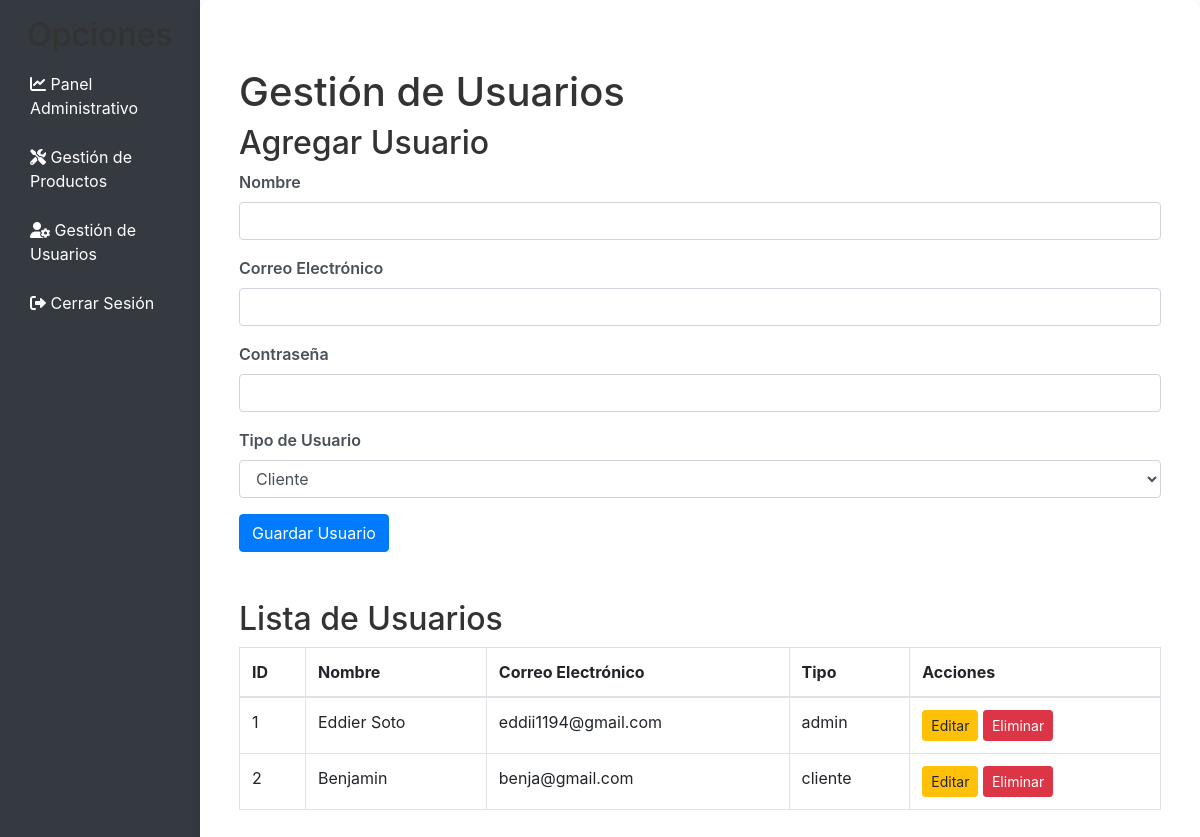
The page /View/paneladm.php?page=gestion_usuarios (signed in) on the database its author committed.
### tables this page shows
CREATE TABLE `usuario` (
  `id_usuario` int(11) NOT NULL,
  `nombre` varchar(255) NOT NULL,
  `email` varchar(255) NOT NULL,
  `password` varchar(255) NOT NULL,
  `tipo` enum('cliente','admin') DEFAULT 'cliente',
  `creado_en` timestamp NOT NULL DEFAULT current_timestamp()
);

### View/gestion_usuarios.php (the view, shortened to what this page needs)
<?php
include '../config/db_connect.php';
$usuarios = $conn->query("SELECT * FROM usuario")->fetchAll(PDO::FETCH_ASSOC);
?>
<!DOCTYPE html>
<html lang="es">
<head>
    <link href="https://maxcdn.bootstrapcdn.com/bootstrap/4.5.2/css/bootstrap.min.css" rel="stylesheet">
</head>
<body>
    <div class="container my-5">
        <h1>Gestión de Usuarios</h1>
        <h2>Agregar Usuario</h2>
        <form action="" method="POST">
            <div class="mb-3">
                <label for="nombre" class="form-label">Nombre</label>
                <input type="text" id="nombre" name="nombre" class="form-control" required>
            </div>
            <div class="mb-3">
                <label for="email" class="form-label">Correo Electrónico</label>
                <input type="email" id="email" name="email" class="form-control" required>
            </div>
            <div class="mb-3">
                <label for="password" class="form-label">Contraseña</label>
                <input type="password" id="password" name="password" class="form-control" required>
            </div>
            <div class="mb-3">
                <label for="tipo" class="form-label">Tipo de Usuario</label>
                <select id="tipo" name="tipo" class="form-control" required>
                    <option value="cliente">Cliente</option>
                </select>
            </div>
            <button type="submit" class="btn btn-primary">Guardar Usuario</button>
        </form>
        <h2 class="mt-5">Lista de Usuarios</h2>
        <table class="table table-bordered">
            <thead>
                <tr>
                    <th>ID</th>
                    <th>Nombre</th>
                    <th>Correo Electrónico</th>
                    <th>Tipo</th>
                    <th>Acciones</th>
                </tr>
            </thead>
            <tbody>
                <?php foreach ($usuarios as $usuario): ?>
                    <tr>
                        <td><?php echo $usuario['id_usuario']; ?></td>
                        <td><?php echo htmlspecialchars($usuario['nombre']); ?></td>
                        <td><?php echo htmlspecialchars($usuario['email']); ?></td>
                        <td><?php echo htmlspecialchars($usuario['tipo']); ?></td>
                        <td>
                        <button class="btn btn-warning btn-sm" onclick="loadEditForm(<?php echo $usuario['id_usuario']; ?>, '<?php echo htmlspecialchars($usuario['nombre']); ?>', '<?php echo htmlspecialchars($usuario['email']); ?>', '<?php echo htmlspecialchars($usuario['tipo']); ?>')">Editar</button>
                            <form action="" method="POST" class="d-inline">
                                <button type="submit" class="btn btn-danger btn-sm">Eliminar</button>
                            </form>
                        </td>
                    </tr>
                <?php endforeach; ?>
            </tbody>
        </table>
    </div>
</body>
</html>

### View/assets/style.css (style rules this page uses)
body { font-family: Arial; background-color: #f4f4f4f4; line-height: 1.6; transition: background-color 0.5s ease, color 0.5s ease; }
h1, h2 { font-weight: bold; color: #333; transition: color 0.5s ease; }
label { font-weight: bold; color: #555; }
input { padding: 10px; font-size: 16px; border: 1px solid #ddd; border-radius: 5px; width: 100%; }
button { padding: 10px 20px; font-size: 16px; color: #fff; border: none; border-radius: 5px; cursor: pointer; }
body { display: flex; }
.form-label { color: #495057; font-weight: 600; }
.btn-primary { background-color: #4e73df; border: none; transition: background-color 0.3s ease; }
.form-control { border-radius: 5px; }

### rows shown on the page
usuario: id_usuario "1", nombre "Eddier Soto", email "eddii1194@gmail.com", tipo "admin"
usuario: id_usuario "2", nombre "Benjamin", email "benja@gmail.com", tipo "cliente"
